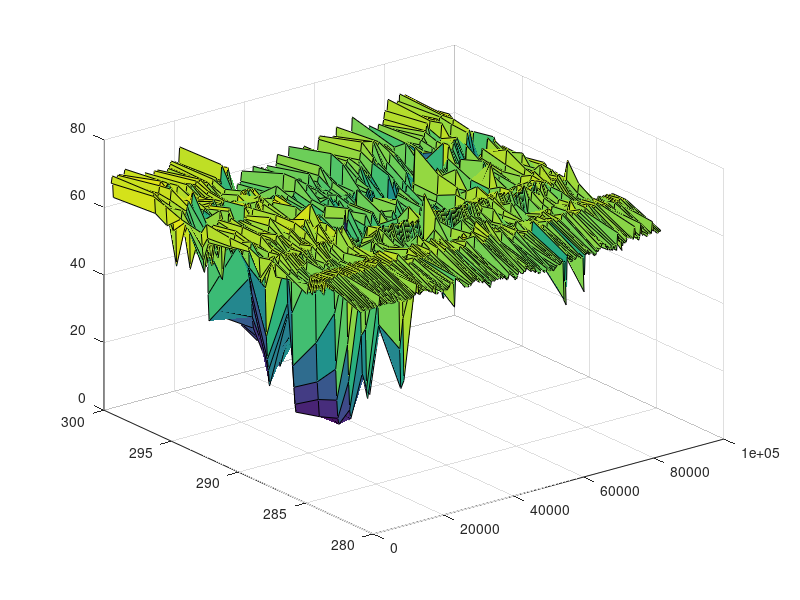

MATLAB code for this plot:
%% load both PEMS and Chengju data to plot
clear all;
load ('SR99N_Sep_18_2014_pems1.mat');

pems_ids = cell2mat(pemsoutput(:,7));
pm = cell2mat(pemsoutput(:, 5));
lane = cell2mat(pemsoutput(:, 9));
type = pemsoutput(:, 10);
for i=1:length(detectorID)
    id = detectorID(i, 1);
    row = pems_ids(:,1)==id;
    if sum(row) >0 && strcmp(type(row, 1), 'Mainline')
        pm_temp = pm(row, 1);
        lane_temp = lane(row, 1);
        detectorID(i, 2) = pm_temp;
        detectorID(i, 3) = lane_temp;
    end
end

% get detector reordered by pm
laneids = [2,3];
rows = (detectorID(:, 3) == laneids(1))...
    | (detectorID(:, 3) == laneids(2));
tempflow1 = flow(:, rows & detectorID(:, 2)>0);
tempspeed2= speed(:, rows & detectorID(:, 2)>0);
detectorID = detectorID(rows & detectorID(:, 2)>0,:);

[u,I,J] = unique(detectorID(:, 2), 'rows', 'first');
hasDuplicates = size(u,1) < size(detectorID(:, 2),1);
ixDupRows = setdiff(1:size(detectorID(:, 2),1), I);

[~, index] = sort(detectorID(:, 2));
detectorID = detectorID(index,:);

%find lane 1 detector and merging into one matrix
speed_surface = zeros(length(tAbs), 1);
index_good=1;
data = speed;
for i=1:length(detectorID)
    if sum(data(:, index(i,1)))>0
        speed_surface(:, index_good) = data(:, index(i, 1));
        mp_surface(index_good) = detectorID(i, 2);
        index_good = index_good+1;
    end
end

surf(tSec, mp_surface, speed_surface');





